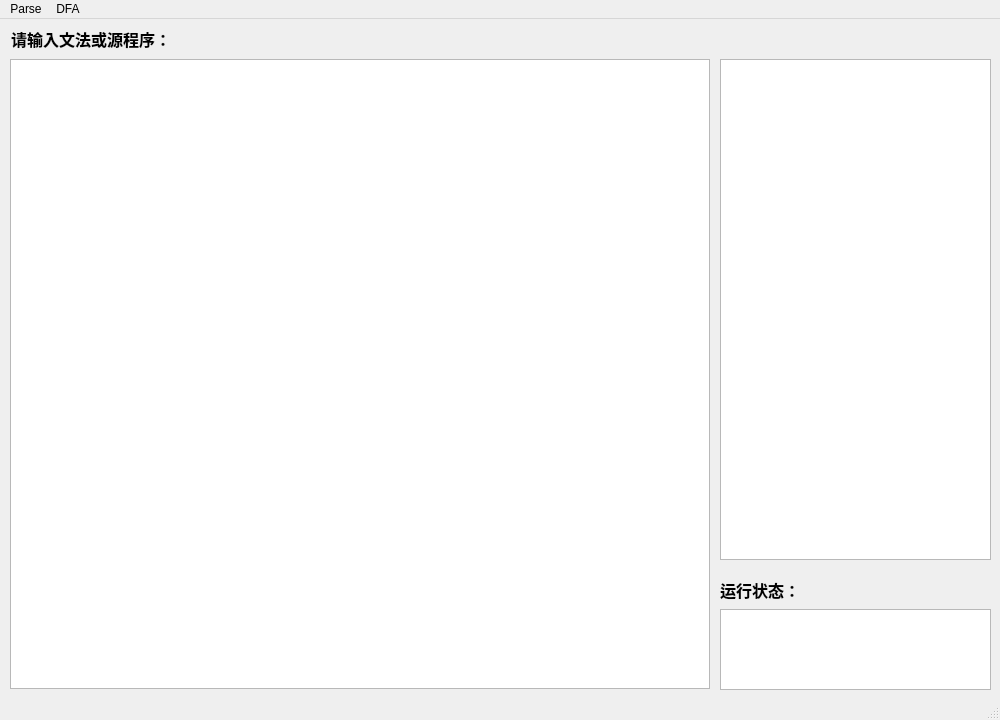
<?xml version="1.0" encoding="UTF-8"?>
<ui version="4.0">
 <class>MainWindow</class>
 <widget class="QMainWindow" name="MainWindow">
  <property name="geometry">
   <rect>
    <x>0</x>
    <y>0</y>
    <width>1000</width>
    <height>720</height>
   </rect>
  </property>
  <property name="font">
   <font>
    <weight>50</weight>
    <bold>false</bold>
   </font>
  </property>
  <property name="windowTitle">
   <string>MainWindow</string>
  </property>
  <widget class="QWidget" name="centralwidget">
   <widget class="QTextEdit" name="textEdit">
    <property name="geometry">
     <rect>
      <x>10</x>
      <y>40</y>
      <width>700</width>
      <height>630</height>
     </rect>
    </property>
    <property name="font">
     <font>
      <family>微软雅黑</family>
      <pointsize>11</pointsize>
      <weight>50</weight>
      <bold>false</bold>
     </font>
    </property>
   </widget>
   <widget class="QLabel" name="label">
    <property name="geometry">
     <rect>
      <x>11</x>
      <y>-1</y>
      <width>211</width>
      <height>41</height>
     </rect>
    </property>
    <property name="font">
     <font>
      <pointsize>12</pointsize>
      <weight>75</weight>
      <bold>true</bold>
     </font>
    </property>
    <property name="text">
     <string>请输入文法或源程序：</string>
    </property>
   </widget>
   <widget class="QTextBrowser" name="textBrowser_help">
    <property name="geometry">
     <rect>
      <x>720</x>
      <y>40</y>
      <width>271</width>
      <height>501</height>
     </rect>
    </property>
   </widget>
   <widget class="QTextBrowser" name="textBrowser_state">
    <property name="geometry">
     <rect>
      <x>720</x>
      <y>590</y>
      <width>271</width>
      <height>81</height>
     </rect>
    </property>
    <property name="font">
     <font>
      <family>微软雅黑</family>
      <pointsize>11</pointsize>
     </font>
    </property>
   </widget>
   <widget class="QLabel" name="label_state">
    <property name="geometry">
     <rect>
      <x>720</x>
      <y>550</y>
      <width>101</width>
      <height>41</height>
     </rect>
    </property>
    <property name="font">
     <font>
      <pointsize>12</pointsize>
      <weight>75</weight>
      <bold>true</bold>
     </font>
    </property>
    <property name="text">
     <string>运行状态：</string>
    </property>
   </widget>
  </widget>
  <widget class="QMenuBar" name="menubar">
   <property name="geometry">
    <rect>
     <x>0</x>
     <y>0</y>
     <width>1000</width>
     <height>26</height>
    </rect>
   </property>
   <widget class="QMenu" name="menuParse">
    <property name="sizePolicy">
     <sizepolicy hsizetype="Preferred" vsizetype="Preferred">
      <horstretch>0</horstretch>
      <verstretch>0</verstretch>
     </sizepolicy>
    </property>
    <property name="title">
     <string>Parse</string>
    </property>
    <addaction name="action_parse"/>
   </widget>
   <widget class="QMenu" name="menuDFA">
    <property name="title">
     <string>DFA</string>
    </property>
    <addaction name="action_DFA"/>
   </widget>
   <addaction name="menuParse"/>
   <addaction name="menuDFA"/>
  </widget>
  <widget class="QStatusBar" name="statusbar"/>
  <action name="action_parse">
   <property name="text">
    <string>语法分析</string>
   </property>
  </action>
  <action name="action_DFA">
   <property name="text">
    <string>文法转DFA</string>
   </property>
  </action>
 </widget>
 <resources/>
 <connections/>
</ui>
